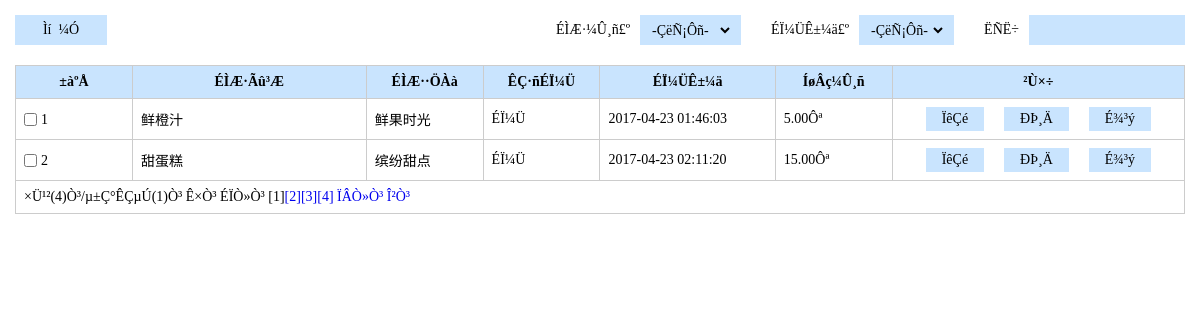
Screenshot of /ds02/admin/listPro.php (signed in) with the database file from the repository.
### tables this page shows
CREATE TABLE IF NOT EXISTS `food_pro` (
  `id` int(10) unsigned NOT NULL AUTO_INCREMENT,
  `pName` varchar(50) NOT NULL,
  `pSn` varchar(50) NOT NULL,
  `pNum` int(10) unsigned DEFAULT '1',
  `mPrice` decimal(10,2) NOT NULL,
  `iPrice` decimal(10,2) NOT NULL,
  `pDesc` text,
  `pImg` varchar(50) NOT NULL,
  `pubTime` int(10) unsigned NOT NULL,
  `isShow` tinyint(1) DEFAULT '1',
  `isHot` tinyint(1) DEFAULT '0',
  `cId` smallint(5) unsigned NOT NULL,
  PRIMARY KEY (`id`),
  UNIQUE KEY `pName` (`pName`)
);

CREATE TABLE IF NOT EXISTS `food_cate` (
  `id` smallint(5) unsigned NOT NULL AUTO_INCREMENT,
  `cName` varchar(50) DEFAULT NULL,
  PRIMARY KEY (`id`),
  UNIQUE KEY `cName` (`cName`)
);

### ds02/lib/mysql.func.php (called while the page is built, shortened)
<?php
function fetchAll($sql,$result_type=MYSQL_ASSOC){
	$result=mysql_query($sql);
	while(@$row=mysql_fetch_array($result,$result_type)){
		$rows[]=$row;
	}
	return $rows;
}
function getResultNum($sql){
	$result=mysql_query($sql);
	return mysql_num_rows($result);
}

### ds02/admin/listPro.php (the view, shortened to what this page needs)
<?php
$order=$_REQUEST['order']?$_REQUEST['order']:null;
$orderBy=$order?"order by p.".$order:null;
$keywords=$_REQUEST['keywords']?$_REQUEST['keywords']:null;
$where=$keywords?"where p.pName like '%{$keywords}%'":null;
$sql="select p.id,p.pName,p.pSn,p.pNum,p.mPrice,p.iPrice,p.pDesc,p.pubTime,p.isShow,p.isHot,c.cName from food_pro as p join food_cate c on p.cId=c.id {$where}  ";
$totalRows=getResultNum($sql);
$pageSize=2;
$totalPage=ceil($totalRows/$pageSize);
$page=$_REQUEST['page']?(int)$_REQUEST['page']:1;
$offset=($page-1)*$pageSize;
$sql="select p.id,p.pName,p.pSn,p.pNum,p.mPrice,p.iPrice,p.pDesc,p.pubTime,p.isShow,p.isHot,c.cName from food_pro as p join food_cate c on p.cId=c.id {$where} {$orderBy} limit {$offset},{$pageSize}";
$rows=fetchAll($sql);
?>
<!doctype html>
<html>
<head>
<link rel="stylesheet" href="styles/backstage.css">
<link rel="stylesheet" href="scripts/jquery-ui/css/ui-lightness/jquery-ui-1.10.4.custom.css" />
</head>
<body>
<div class="details">
                    <div class="details_operation clearfix">
                        <div class="bui_select">
                            <input type="button" value="Ìí&nbsp;&nbsp;¼Ó" class="add" onclick="addPro()">
                        </div>
                        <div class="fr">
                            <div class="text">
                                <span>ÉÌÆ·¼Û¸ñ£º</span>
                                <div class="bui_select">
                                    <select id="" class="select" onchange="change(this.value)">
                                    	<option>-ÇëÑ¡Ôñ-</option>
                                    </select>
                                </div>
                            </div>
                            <div class="text">
                                <span>ÉÏ¼ÜÊ±¼ä£º</span>
                                <div class="bui_select">
                                 <select id="" class="select" onchange="change(this.value)">
                                 	<option>-ÇëÑ¡Ôñ-</option>
                                    </select>
                                </div>
                            </div>
                            <div class="text">
                                <span>ËÑË÷</span>
                                <input type="text" value="" class="search"  id="search" onkeypress="search()" >
                            </div>
                        </div>
                    </div>
                    <table class="table" cellspacing="0" cellpadding="0">
                        <thead>
                            <tr>
                                <th width="10%">±àºÅ</th>
                                <th width="20%">ÉÌÆ·Ãû³Æ</th>
                                <th width="10%">ÉÌÆ··ÖÀà</th>
                                <th width="10%">ÊÇ·ñÉÏ¼Ü</th>
                                <th width="15%">ÉÏ¼ÜÊ±¼ä</th>
                                <th width="10%">ÍøÂç¼Û¸ñ</th>
                                <th>²Ù×÷</th>
                            </tr>
                        </thead>
                        <tbody>
                        <?php  foreach ($rows as $row):?>
                            <tr>
                                <td><input type="checkbox" id="c<?php echo $row['id'];?>" class="check" value=<?php echo $row['id'];?>><label for="c1" class="label"><?php echo $row['id'];?></label></td>
                                <td><?php echo $row['pName'];?></td>
                                <td><?php echo $row['cName'];?></td>
                                <td>
                                  <?php echo $row['isShow']==1?"ÉÏ¼Ü":"ÏÂ¼Ü";?>
                                </td>
                                 <td><?php echo date("Y-m-d H:i:s",$row['pubTime']);?></td>
                                  <td><?php echo $row['iPrice'];?>Ôª</td>
                                <td align="center">
                                				<input type="button" value="ÏêÇé" class="btn" onclick="showDetail(<?php echo $row['id'];?>,'<?php echo $row['pName'];?>')"><input type="button" value="ÐÞ¸Ä" class="btn" onclick="editPro(<?php echo $row['id'];?>)"><input type="button" value="É¾³ý" class="btn"onclick="delPro(<?php echo $row['id'];?>)">
                                </td>
                            </tr>
                            <?php endforeach;?>
                            <?php if($totalRows>$pageSize):?>
                            <tr>
                            	<td colspan="7"><?php echo showPage($page, $totalPage,"keywords={$keywords}&order={$order}");?></td>
                            </tr>
                            <?php endif;?>
                        </tbody>
                    </table>
                </div>
</body>
</html>

### ds02/lib/page.func.php
<?php
function showPage($page,$totalPage,$where=null,$sep="&nbsp;"){
    $where=($where==null)?null:"&".$where;
    $url = $_SERVER['PHP_SELF'];
    $index = ($page == 1) ? "Ê×Ò³" : "<a href='{$url}?page=1{$where}'>Ê×Ò³</a>";
    $last = ($page == $totalPage) ? "Î²Ò³" : "<a href='{$url}?page={$totalPage}{$where}'>Î²Ò³</a>";
    $prev = ($page == 1) ? "ÉÏÒ»Ò³" : "<a href='{$url}?page=" . ($page - 1) . "{$where}'>ÉÏÒ»Ò³</a>";
    $next = ($page == $totalPage) ? "ÏÂÒ»Ò³" : "<a href='{$url}?page=" . ($page + 1) . "{$where}'>ÏÂÒ»Ò³</a>";
    $str = "×Ü¹²($totalPage)Ò³/µ±Ç°ÊÇµÚ($page)Ò³";
    for ($i = 1; $i <= $totalPage; $i ++) {
        if ($page == $i) {
            $p .= "[{$i}]";
        } else {
            $p .= "<a href='{$url}?page={$i}'>[{$i}]</a>";
        }
    }
    $pageStr=$str.$sep . $index.$sep . $prev .$sep. $p .$sep. $next .$sep. $last;
    return $pageStr;
}

### ds02/admin/styles/backstage.css (style rules this page uses)
* { margin: 0;padding: 0; }
input,select,textarea { outline: none;border: none; background: none; }
a { text-decoration: none; }
.clearfix:after, .clearfix:before { content: ""; display: table; }
.clearfix:after { clear: both; }
.clearfix { zoom:1; }
.fr { float: right; }
.details_operation { margin-bottom: 20px; }
.details { padding: 15px; font-family: "΢���ź�"; }
.bui_select { background-color: #c9e4fe; height: 30px; float: left; }
.add { width: 92px; height: 30px; font-family: "΢���ź�"; font-size: 14px; }
.select { font-family: "΢���ź�"; font-size: 14px; height: 22px; margin: 4px 8px; }
.text { float: left; margin-left: 30px; display: inline; }
.text span { line-height: 30px; font-size: 14px; float:left; margin-right: 10px; }
.search { width: 140px; height: 30px; line-height: 30px\9; background-color: #c9e4fe; padding: 0 8px; }
.table { border-collapse: collapse; width: 100%; font-size: 14px; }
.table th { background-color: #c9e4fe; }
.table th, .table td { border: solid 1px #ccc; padding: 8px; }
.label,.check { vertical-align: middle; }
.check { margin-right: 4px; }
.btn { padding: 4px 16px; background-color: #c9e4fe; margin: 0 10px;font-family: "΢���ź�"; font-size: 14px; }

### rows the page displays
food_pro: id "1", pName "鲜橙汁", food_cate.cName "鲜果时光", isShow "ÉÏ¼Ü", pubTime "2017-04-23 01:46:03", iPrice "5.00"
food_pro: id "2", pName "甜蛋糕", food_cate.cName "缤纷甜点", isShow "ÉÏ¼Ü", pubTime "2017-04-23 02:11:20", iPrice "15.00"

### other values shown
showPage($page, $totalPage,"keywords={$keywords}&order={$order}") "×Ü¹²(4)Ò³/µ±Ç°ÊÇµÚ(1)Ò³"
